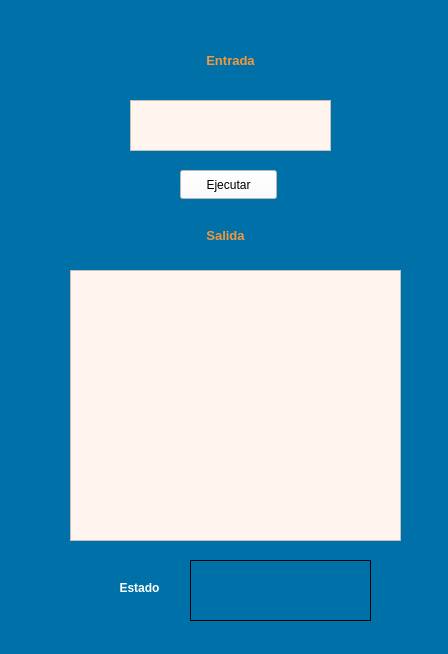
<?xml version="1.0" encoding="UTF-8"?>
<ui version="4.0">
 <class>MainWindow</class>
 <widget class="QMainWindow" name="MainWindow">
  <property name="geometry">
   <rect>
    <x>0</x>
    <y>0</y>
    <width>448</width>
    <height>654</height>
   </rect>
  </property>
  <property name="windowTitle">
   <string>Medidor de Temperatura Automático</string>
  </property>
  <property name="windowIcon">
   <iconset>
    <normaloff>pngegg.png</normaloff>pngegg.png</iconset>
  </property>
  <property name="styleSheet">
   <string notr="true">background-color: rgb(0, 113, 168);</string>
  </property>
  <property name="iconSize">
   <size>
    <width>40</width>
    <height>40</height>
   </size>
  </property>
  <widget class="QWidget" name="centralwidget">
   <widget class="QLabel" name="label">
    <property name="geometry">
     <rect>
      <x>190</x>
      <y>40</y>
      <width>81</width>
      <height>41</height>
     </rect>
    </property>
    <property name="text">
     <string>&lt;html&gt;&lt;head/&gt;&lt;body&gt;&lt;p align=&quot;center&quot;&gt;&lt;span style=&quot; font-size:10pt; font-weight:600; color:#f5973d;&quot;&gt;Entrada&lt;/span&gt;&lt;/p&gt;&lt;/body&gt;&lt;/html&gt;</string>
    </property>
   </widget>
   <widget class="QLabel" name="label_2">
    <property name="geometry">
     <rect>
      <x>170</x>
      <y>220</y>
      <width>111</width>
      <height>31</height>
     </rect>
    </property>
    <property name="text">
     <string>&lt;html&gt;&lt;head/&gt;&lt;body&gt;&lt;p align=&quot;center&quot;&gt;&lt;span style=&quot; font-size:10pt; font-weight:600; color:#f5973d;&quot;&gt;Salida&lt;/span&gt;&lt;/p&gt;&lt;/body&gt;&lt;/html&gt;</string>
    </property>
   </widget>
   <widget class="QTextEdit" name="txtSalida">
    <property name="geometry">
     <rect>
      <x>70</x>
      <y>270</y>
      <width>331</width>
      <height>271</height>
     </rect>
    </property>
    <property name="font">
     <font>
      <pointsize>10</pointsize>
      <weight>75</weight>
      <bold>true</bold>
     </font>
    </property>
    <property name="styleSheet">
     <string notr="true">background-color: rgb(255, 245, 238);</string>
    </property>
    <property name="frameShape">
     <enum>QFrame::StyledPanel</enum>
    </property>
    <property name="readOnly">
     <bool>true</bool>
    </property>
   </widget>
   <widget class="QTextEdit" name="txtEntrada">
    <property name="geometry">
     <rect>
      <x>130</x>
      <y>100</y>
      <width>201</width>
      <height>51</height>
     </rect>
    </property>
    <property name="font">
     <font>
      <pointsize>10</pointsize>
      <weight>75</weight>
      <bold>true</bold>
     </font>
    </property>
    <property name="toolTip">
     <string>Comando: &quot;distancia NÚMERO&quot;</string>
    </property>
    <property name="styleSheet">
     <string notr="true">background-color: rgb(255, 245, 238);</string>
    </property>
   </widget>
   <widget class="QPushButton" name="botonEjecutar">
    <property name="geometry">
     <rect>
      <x>180</x>
      <y>170</y>
      <width>97</width>
      <height>29</height>
     </rect>
    </property>
    <property name="font">
     <font>
      <weight>50</weight>
      <bold>false</bold>
     </font>
    </property>
    <property name="styleSheet">
     <string notr="true">background-color: rgb(255, 255, 255);</string>
    </property>
    <property name="text">
     <string>Ejecutar</string>
    </property>
   </widget>
   <widget class="QLabel" name="label_3">
    <property name="geometry">
     <rect>
      <x>110</x>
      <y>580</y>
      <width>59</width>
      <height>17</height>
     </rect>
    </property>
    <property name="text">
     <string>&lt;html&gt;&lt;head/&gt;&lt;body&gt;&lt;p align=&quot;center&quot;&gt;&lt;span style=&quot; font-weight:600; color:#ffffff;&quot;&gt;Estado&lt;/span&gt;&lt;/p&gt;&lt;/body&gt;&lt;/html&gt;</string>
    </property>
   </widget>
   <widget class="QLabel" name="labelEstado">
    <property name="geometry">
     <rect>
      <x>190</x>
      <y>560</y>
      <width>181</width>
      <height>61</height>
     </rect>
    </property>
    <property name="frameShape">
     <enum>QFrame::Box</enum>
    </property>
    <property name="text">
     <string>&lt;html&gt;&lt;head/&gt;&lt;body&gt;&lt;p&gt;&lt;br/&gt;&lt;/p&gt;&lt;/body&gt;&lt;/html&gt;</string>
    </property>
    <property name="scaledContents">
     <bool>true</bool>
    </property>
   </widget>
  </widget>
  <widget class="QStatusBar" name="statusbar"/>
 </widget>
 <resources/>
 <connections/>
</ui>
